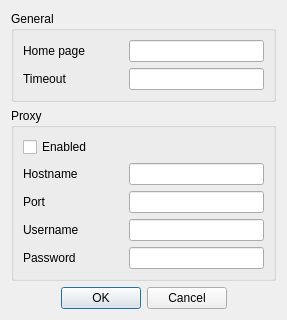
<?xml version="1.0" encoding="UTF-8"?>
<ui version="4.0">
 <class>Settings</class>
 <widget class="QDialog" name="Settings">
  <property name="geometry">
   <rect>
    <x>0</x>
    <y>0</y>
    <width>287</width>
    <height>291</height>
   </rect>
  </property>
  <property name="windowTitle">
   <string>Dialog</string>
  </property>
  <layout class="QVBoxLayout" name="verticalLayout">
   <item>
    <widget class="QGroupBox" name="groupBox_2">
     <property name="title">
      <string>General</string>
     </property>
     <layout class="QVBoxLayout" name="verticalLayout_3">
      <item>
       <layout class="QHBoxLayout" name="horizontalLayout_5">
        <item>
         <widget class="QLabel" name="label_5">
          <property name="minimumSize">
           <size>
            <width>100</width>
            <height>0</height>
           </size>
          </property>
          <property name="text">
           <string>Home page</string>
          </property>
         </widget>
        </item>
        <item>
         <widget class="QLineEdit" name="homePage"/>
        </item>
       </layout>
      </item>
      <item>
       <layout class="QHBoxLayout" name="horizontalLayout_6">
        <item>
         <widget class="QLabel" name="label_6">
          <property name="minimumSize">
           <size>
            <width>100</width>
            <height>0</height>
           </size>
          </property>
          <property name="text">
           <string>Timeout</string>
          </property>
         </widget>
        </item>
        <item>
         <widget class="QLineEdit" name="timeout"/>
        </item>
       </layout>
      </item>
     </layout>
    </widget>
   </item>
   <item>
    <widget class="QGroupBox" name="groupBox">
     <property name="title">
      <string>Proxy</string>
     </property>
     <layout class="QVBoxLayout" name="verticalLayout_2">
      <item>
       <widget class="QCheckBox" name="proxyEnabled">
        <property name="text">
         <string>Enabled</string>
        </property>
       </widget>
      </item>
      <item>
       <layout class="QHBoxLayout" name="horizontalLayout">
        <item>
         <widget class="QLabel" name="label">
          <property name="minimumSize">
           <size>
            <width>100</width>
            <height>0</height>
           </size>
          </property>
          <property name="text">
           <string>Hostname</string>
          </property>
         </widget>
        </item>
        <item>
         <widget class="QLineEdit" name="proxyHost"/>
        </item>
       </layout>
      </item>
      <item>
       <layout class="QHBoxLayout" name="horizontalLayout_2">
        <item>
         <widget class="QLabel" name="label_2">
          <property name="minimumSize">
           <size>
            <width>100</width>
            <height>0</height>
           </size>
          </property>
          <property name="text">
           <string>Port</string>
          </property>
         </widget>
        </item>
        <item>
         <widget class="QLineEdit" name="proxyPort"/>
        </item>
       </layout>
      </item>
      <item>
       <layout class="QHBoxLayout" name="horizontalLayout_3">
        <item>
         <widget class="QLabel" name="label_3">
          <property name="minimumSize">
           <size>
            <width>100</width>
            <height>0</height>
           </size>
          </property>
          <property name="text">
           <string>Username</string>
          </property>
         </widget>
        </item>
        <item>
         <widget class="QLineEdit" name="proxyUser"/>
        </item>
       </layout>
      </item>
      <item>
       <layout class="QHBoxLayout" name="horizontalLayout_4">
        <item>
         <widget class="QLabel" name="label_4">
          <property name="minimumSize">
           <size>
            <width>100</width>
            <height>0</height>
           </size>
          </property>
          <property name="text">
           <string>Password</string>
          </property>
         </widget>
        </item>
        <item>
         <widget class="QLineEdit" name="proxyPass"/>
        </item>
       </layout>
      </item>
     </layout>
    </widget>
   </item>
   <item>
    <widget class="QDialogButtonBox" name="buttonBox">
     <property name="orientation">
      <enum>Qt::Horizontal</enum>
     </property>
     <property name="standardButtons">
      <set>QDialogButtonBox::Cancel|QDialogButtonBox::Ok</set>
     </property>
     <property name="centerButtons">
      <bool>true</bool>
     </property>
    </widget>
   </item>
  </layout>
  <zorder>buttonBox</zorder>
  <zorder>groupBox</zorder>
  <zorder>label_5</zorder>
  <zorder>groupBox_2</zorder>
 </widget>
 <tabstops>
  <tabstop>homePage</tabstop>
  <tabstop>timeout</tabstop>
  <tabstop>proxyEnabled</tabstop>
  <tabstop>proxyHost</tabstop>
  <tabstop>proxyPort</tabstop>
  <tabstop>proxyUser</tabstop>
  <tabstop>proxyPass</tabstop>
 </tabstops>
 <resources/>
 <connections>
  <connection>
   <sender>buttonBox</sender>
   <signal>accepted()</signal>
   <receiver>Settings</receiver>
   <slot>accept()</slot>
   <hints>
    <hint type="sourcelabel">
     <x>248</x>
     <y>254</y>
    </hint>
    <hint type="destinationlabel">
     <x>157</x>
     <y>274</y>
    </hint>
   </hints>
  </connection>
  <connection>
   <sender>buttonBox</sender>
   <signal>rejected()</signal>
   <receiver>Settings</receiver>
   <slot>reject()</slot>
   <hints>
    <hint type="sourcelabel">
     <x>316</x>
     <y>260</y>
    </hint>
    <hint type="destinationlabel">
     <x>286</x>
     <y>274</y>
    </hint>
   </hints>
  </connection>
 </connections>
</ui>
